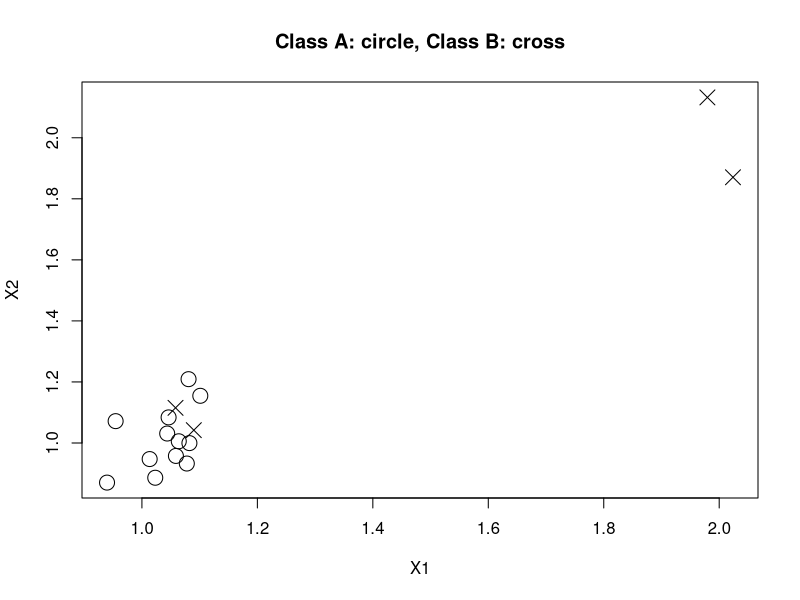
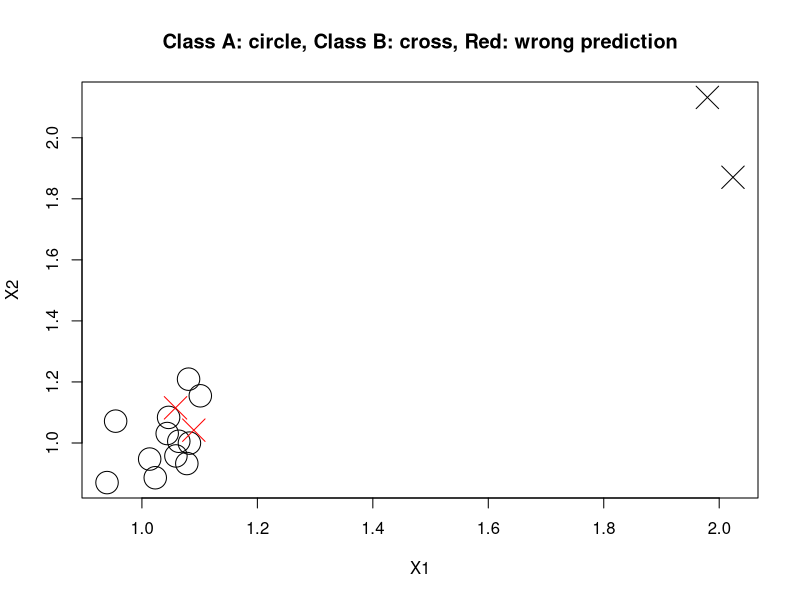
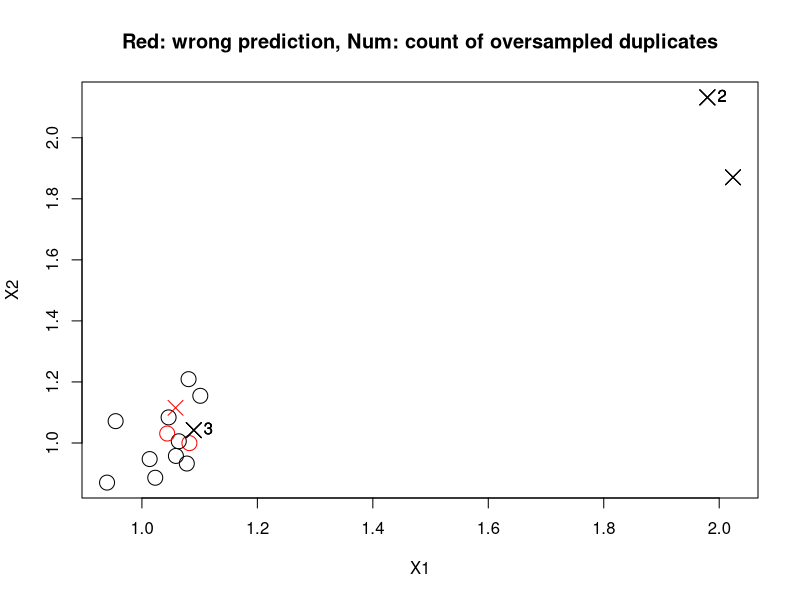

R code for these plots, in order:
library(caret)
library(class)
library(data.table)

#
# Experiment on oversampling with KNN model for binary classification
#

# create data with one item clearly in the wrong place
countA = 12
countB = 4
countBWrong = 2
df <- data.frame (X1 = c(rnorm(countA + countBWrong, mean=1, sd=0.1), rnorm(countB - countBWrong, mean=2, sd=0.1)),
                  X2 = c(rnorm(countA + countBWrong, mean=1, sd=0.1), rnorm(countB - countBWrong, mean=2, sd=0.1)),
                  Label = c(rep("A", countA), rep("B", countB))
)
df$LabelInt = 1
df[df$Label == "B", "LabelInt"] = -1

# plot the data
plot(x = df$X1, y = df$X2, xlab = "X1", ylab = "X2", cex = 2, col = "black", pch = ifelse(df$Label == "A", 1, 4), main="Class A: circle, Class B: cross")

# KNN classification
myMtxX = as.matrix(df[c("X1", "X2")])
myMtxY = as.matrix(df["LabelInt"])
yPred <- class::knn(myMtxX, myMtxX, cl=myMtxY, k=3) 

# plot the data (with color prediction)
plot(x = df$X1, y = df$X2, xlab = "X1", ylab = "X2", cex = 3, col = ifelse(yPred == myMtxY, "black", "red"), pch = ifelse(df$Label == "A", 21, 4), main="Class A: circle, Class B: cross, Red: wrong prediction")

# confusion matrix
cm = caret::confusionMatrix(as.factor(yPred), as.factor(df$LabelInt), positive="1") # NB: in caret the second parameter is the reference!
t(cm$table)

# random oversampling
countSampB = countA - countB
dfOS = data.frame(df)
dfOS$CountLabel = "" # add a string column containing the number of duplicates

dfB = dfOS[dfOS$Label == "B", ]
sampleBs = sample(nrow(dfB), countSampB, replace = TRUE)

tableBs = as.data.frame(table(sampleBs))
dfB[sampleBs, "CountLabel"] = tableBs[sampleBs, "Freq"] # number of duplicates

dfBOS = dfB[sampleBs, ]
dfOS = rbind(dfOS, dfBOS) # df OverSampled

# KNN classification of oversampled data
myMtxX2 = as.matrix(dfOS[c("X1", "X2")])
myMtxY2 = as.matrix(dfOS["LabelInt"])
yPredOS <- class::knn(myMtxX2, myMtxX2, cl=myMtxY2, k=3)

# plot the data (including the number of repetition)
plot(x = dfOS$X1, y = dfOS$X2, xlab = "X1", ylab = "X2", cex = 2, col = ifelse(yPredOS == myMtxY2, "black", "red"), pch = ifelse(dfOS$Label == "A", 21, 4), main="Red: wrong prediction, Num: count of oversampled duplicates")
text(dfOS$X1, dfOS$X2, labels = dfOS$CountLabel, pos = 4)

# confusion matrix of oversampled data
cmOS = caret::confusionMatrix(as.factor(yPredOS), as.factor(dfOS$LabelInt), positive="1") # NB: in caret the second parameter is the reference!
t(cmOS$table)


